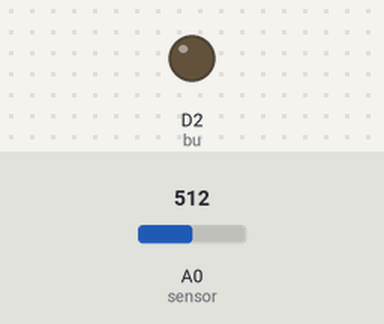
A sketch run on a simulated ESP8266 (NodeMCU). Parts: output pins drawn as LEDs (lit = HIGH). The inputs (shaded band) are chosen by the test bench; at power-on: A0 (sensor) = 512. What the sketch prints to the serial monitor is not drawn.

Above: at 0.1 s.
At 1.1 s:
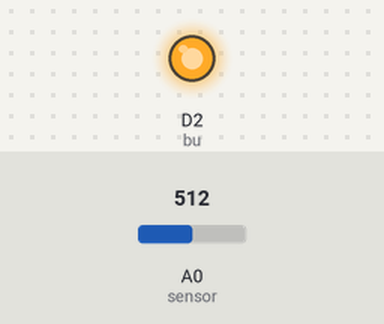
Timing chart, 0 to 2.6 s (numbered marks = the images above):
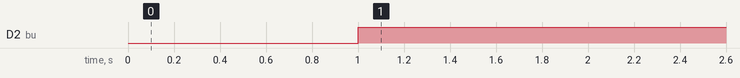

Measured:
- by itself, D2 (bu): LOW → HIGH at 1.0 s

The sketch:

Day_3_Gas_Sensor.ino
```cpp
#define sensor A0
#define bu D2
void setup()
{
pinMode (sensor,INPUT);
pinMode(bu,OUTPUT);
Serial.begin(9600) ;
}
void loop()
{
int gasvalue=analogRead(sensor);
Serial.print("Gas value is ");
Serial.print(gasvalue);
Serial.print('\n');
delay(1000);
if(gasvalue>50)
{
digitalWrite(bu,HIGH);
delay(1000);
}
else
{
digitalWrite(bu,LOW);
delay(1000);
}
}
```
